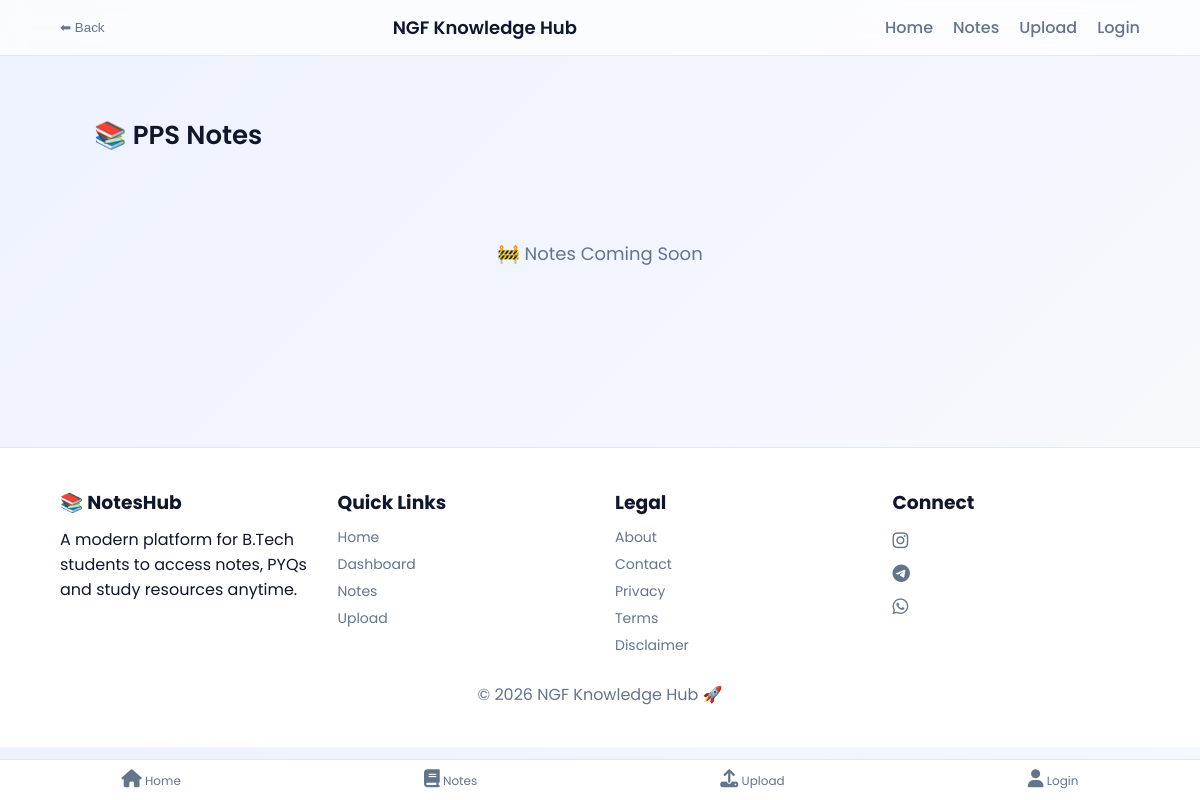
Page /notes/PPS/2 on the earlier database version.
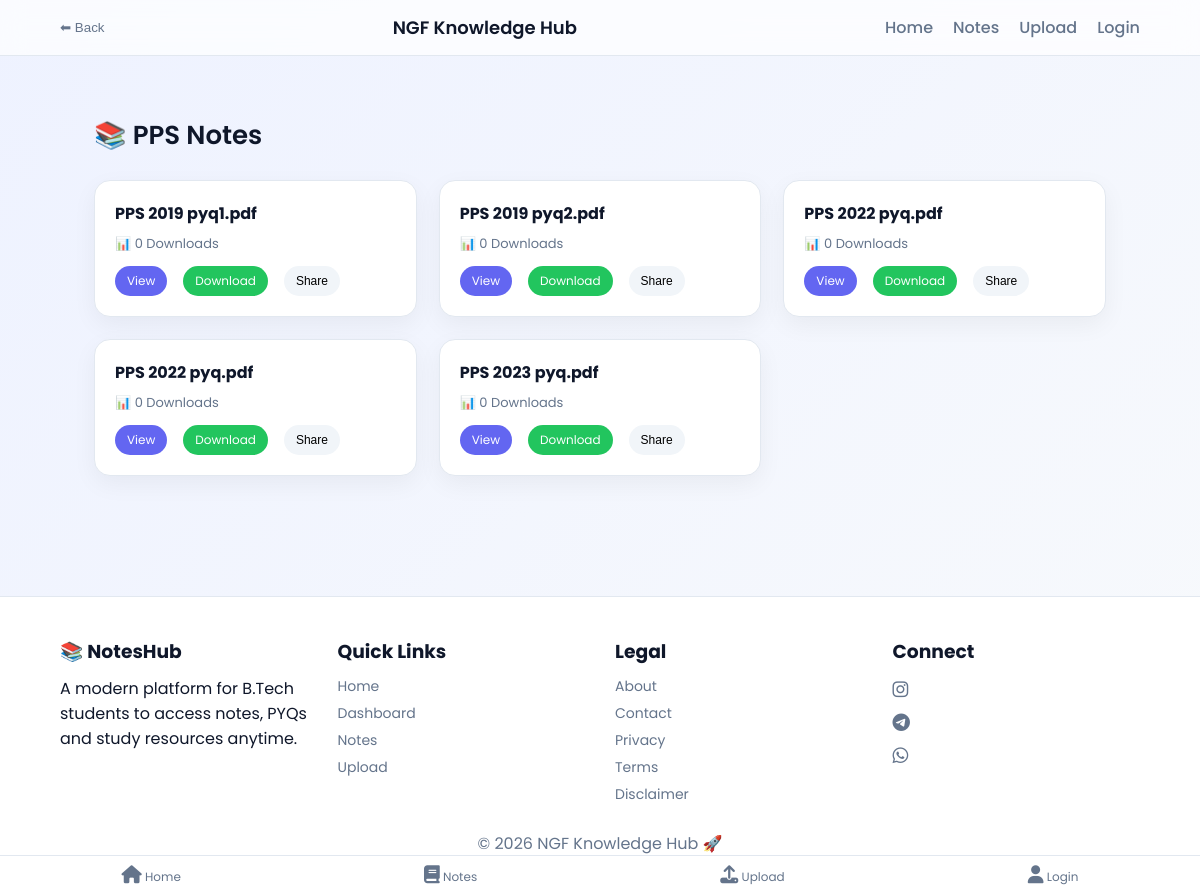
Same page on the later database version.
### tables this page shows
CREATE TABLE notes(
        id INTEGER PRIMARY KEY AUTOINCREMENT,
        title TEXT NOT NULL,
        filename TEXT NOT NULL,
        subject TEXT NOT NULL,
        semester INTEGER NOT NULL,
        uploaded_by TEXT NOT NULL,
        status TEXT NOT NULL DEFAULT 'pending',
        downloads INTEGER DEFAULT 0,
        created_at TIMESTAMP DEFAULT CURRENT_TIMESTAMP
    , share_id TEXT, unit TEXT, teacher TEXT);

### app.py (the view)
@app.route("/notes/<subject>/<int:sem>")
def notes(subject, sem):
    conn = get_db_connection()
    cur = conn.cursor()
    cur.execute("""
        SELECT * FROM notes
        WHERE subject=? AND semester=? AND status='approved'
    """, (subject, sem))
    notes = cur.fetchall()
    conn.close()
    return render_template("notes.html", notes=notes, subject=subject)

### app.py (called while the page is built)
def get_db_connection():
    conn = sqlite3.connect(Config.DATABASE)
    conn.row_factory = sqlite3.Row
    return conn

### templates/notes.html (shortened to what this page needs)
{% extends "base.html" %}
{% block content %}
<section class="notes-page">
  <div class="notes-header">
    <h2>📚 {{ subject }} Notes</h2>
  </div>
  {% if notes %}
  <div class="notes-grid">
    {% for n in notes %}
    <div class="note-card">
      <h4>{{ n['title'] or 'Untitled' }}</h4>
      <p>📊 {{ n['downloads'] or 0 }} Downloads</p>
      <div class="note-actions">
        <a href="/view/{{ n['filename'] }}">View</a>
        <a href="/download/{{ n['filename'] }}">Download</a>
        <button onclick="shareNote(
          '{{ n['share_id'] }}',
          '{{ n['subject'] }}',
          '{{ n['semester'] }}',
          '{{ n['unit'] or "N/A" }}'
        )">Share</button>
      </div>
    </div>
    {% endfor %}
  </div>
  {% else %}
  <div class="empty-state">
    🚧 Notes Coming Soon
  </div>
  {% endif %}
</section>
{% endblock %}

Differences in the rows shown:
added notes: title "PPS 2019 pyq1.pdf", downloads "0"
added notes: title "PPS 2019 pyq2.pdf", downloads "0"
added notes: title "PPS 2022 pyq.pdf", downloads "0"
added notes: title "PPS 2022 pyq.pdf", downloads "0"
added notes: title "PPS 2023 pyq.pdf", downloads "0"
Other differences:
text no longer shown: "🚧 Notes Coming Soon"
